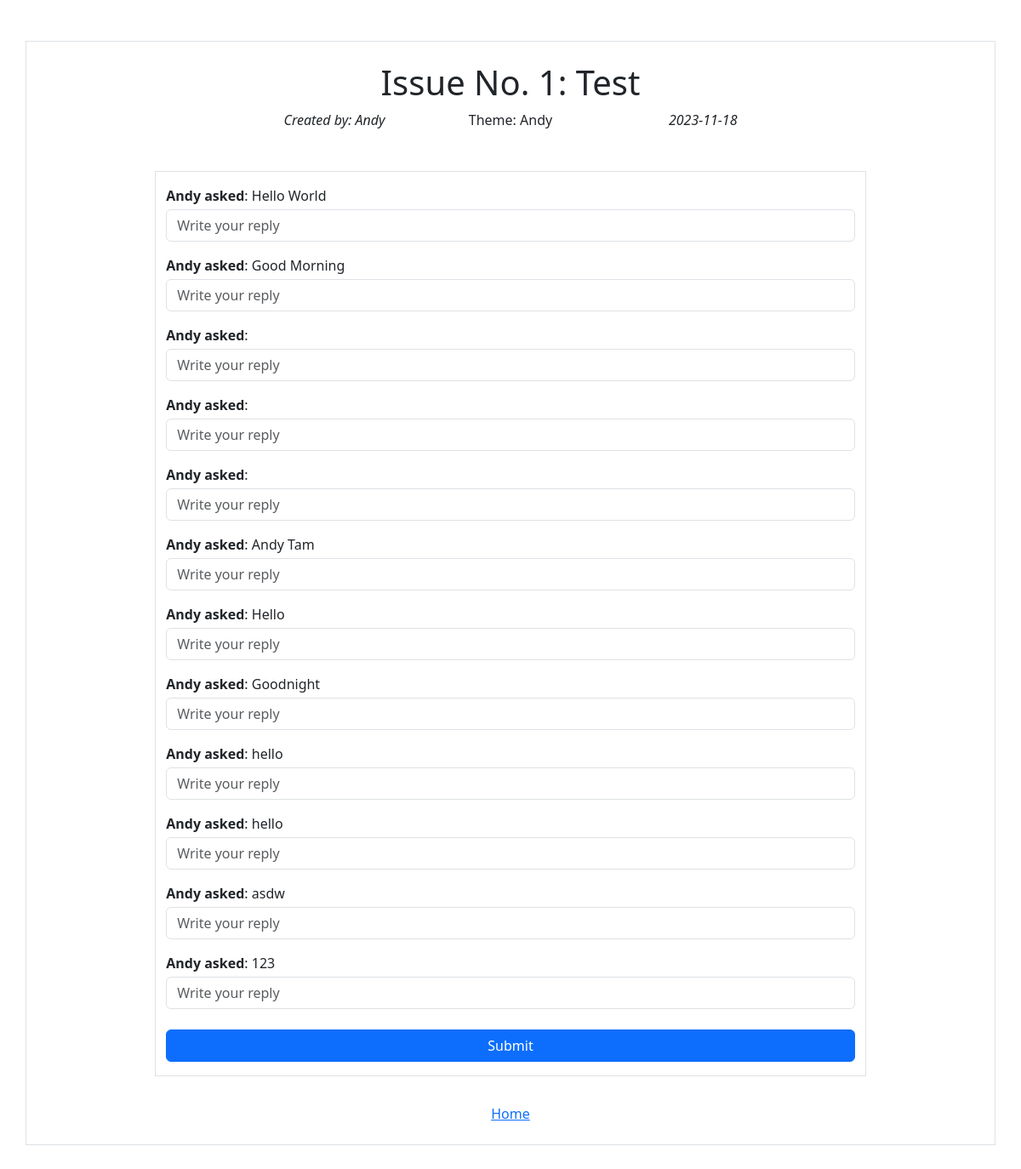
Screenshot of /reply (signed in) with the database file from the repository.
### db.py (models this page shows)
class Issue(db.Model):
    issueId = db.Column(Integer, primary_key=True, autoincrement=True)
    name = db.Column(String, nullable=False)
    theme = db.Column(String)
    date = db.Column(DateTime, default=datetime.now)
    q_dl = db.Column(DateTime, nullable=False)
    a_dl = db.Column(DateTime, nullable=False)
    userId = db.Column(Integer, db.ForeignKey('user.userId'))
    questions = db.relationship('Question', backref='issue', lazy=False)

class User(db.Model):
    userId = db.Column(Integer, primary_key=True, autoincrement=True)
    name = db.Column(String, nullable=False)
    email = db.Column(String, nullable=False, unique=True)
    password = db.Column(String, nullable=False)
    replied = db.Column(Boolean, nullable=False)
    asked = db.relationship('Question', backref='user', lazy=False)
    answered = db.relationship('Answer', backref='user', lazy=False)

class Answer(db.Model):
    answerId = db.Column(Integer, primary_key=True, autoincrement=True)
    content = db.Column(String, nullable=False)
    userId = db.Column(Integer, db.ForeignKey('user.userId'), nullable=False)
    quesId = db.Column(Integer, db.ForeignKey('question.quesId'), nullable=False)

class Question(db.Model):
    quesId = db.Column(Integer, primary_key=True, autoincrement=True)
    content = db.Column(String, nullable=False)
    issueId = db.Column(Integer, db.ForeignKey('issue.issueId'), nullable=False)
    userId = db.Column(Integer, db.ForeignKey('user.userId'), nullable=False)
    answer_to = db.relationship('Answer', backref='question', lazy=False)

### app.py (the view, shortened to what this page needs)
@app.route("/reply", methods=["GET", "POST"])
@login_required
def reply():
    if request.method == "GET":
        issue_info = get_latest_issue(Issue.a_dl)
        questions_db = get_questions(issue_info.issueId)
        questions = []
        for q in questions_db:
            questions.append({
                "quesId": q.quesId,
                "username": get_user(q.userId).name,
                "content": q.content
            })
        return render_template("reply.html", valid=True, questions=questions, issueId=issue_info.issueId,
                                a_dl=issue_info.a_dl.strftime("%Y-%m-%d"), date=issue_info.date.strftime("%Y-%m-%d"), username=get_user(issue_info.userId).name,
                                issueName=issue_info.name, theme=issue_info.theme
                                )

### app.py (called while the page is built)
def login_required(view):
    @functools.wraps(view)
    def wrapped_view(**kwargs):
        if g.user is None:
            return redirect("/login")
        return view(**kwargs)
    return wrapped_view

@app.before_request
def load_logged_in_user():
    user_id = session.get('user_id')
    if user_id is None:
        g.user = None
    else:
        g.user = db.session.query(User).filter(User.userId == user_id).first()

def get_latest_issue(date):
    return db.session.query(Issue).order_by(date.desc()).first()

def get_user(userId):
    return db.session.query(User).filter(User.userId == userId).first()

def get_questions(issueId):
    return db.session.query(Question).filter(Question.issueId == issueId).all()

### templates/reply.html (shortened to what this page needs)
<!DOCTYPE html>
<html>
    <head>
        <link href="https://cdn.jsdelivr.net/npm/bootstrap@5.3.2/dist/css/bootstrap.min.css" rel="stylesheet">
    </head>
    <body>
        {% if valid %}
            <main>
                <div class="container mt-5 p-4 border border-bottom-0">
                    <div class="row justify-content-center">
                        <div class="col-lg-6 col-12 text-center">
                            <h1 class="h1">Issue No. {{ issueId }}: {{ issueName}}</h1>
                        </div>
                    </div>
                    <div class="row justify-content-center fw-light">
                        <div class="col-lg-2 col-4 text-start  fst-italic">
                            Created by: {{ username }}
                        </div>
                        <div class="col-lg-2 col-4 text-center fw-normal">
                            {% if theme == "" %}
                                No Theme
                            {% else %}
                                Theme: {{ theme }}
                            {% endif %}
                        </div>
                        <div class="col-lg-2 col-4 text-end  fst-italic">
                            {{ date }}
                        </div>
                    </div>
                    <div class="row justify-content-center mt-5">
                        <div class="col-12 col-lg-9 border pt-3">
                            <form id="f-reply">
                                {% for q in questions %}
                                    <div class="form-group mb-3">
                                        <label for="q-{{ q['quesId'] }}"><b>{{ q['username'] }} asked</b>: {{ q['content'] }}</label>
                                        <input placeholder="Write your reply" class="form-control mt-1" type="text" id="q-{{ q['quesId'] }}" name="q-{{ q['quesId'] }}">
                                    </div>
                                {% endfor %}
                            </form>
                            <div class="d-grid col-12 mt-4">
                                <button form="f-reply" class="btn btn-primary mb-3" type="submit">Submit</button>
                            </div>
                        </div>
                    </div>
                </div>
            </main>
        {% endif %}
        <footer>
            <div class="container text-center mb-5">
                <div class="row justify-content-center">
                    {% if valid %}
                        <div class="border border-top-0 pb-4 pt-2 fw-light"><a href="/">Home</a></div>
                    {% else %}
                        <div class="pb-4 pt-2 fw-light mt-3"><a href="/">Home</a></div>
                    {% endif %}
                </div>
            </div>
        </footer>
    </body>
</html>

### rows the page displays
Issue: name "Test", theme "Andy"
User: name "Andy", username "Andy" "Andy" "Andy" "Andy" "Andy" "Andy" "Andy" "Andy"
Answer: username "Andy", content "Hello World"
Question: content "Good Morning"
Question: content "Andy Tam"
Question: content "Hello"
Question: content "Goodnight"
Question: content "hello"
Question: content "hello"
Question: content "asdw"
Question: content "123"

### other values shown
{{ issueId }} "1"
{{ date }} "2023-11-18"
